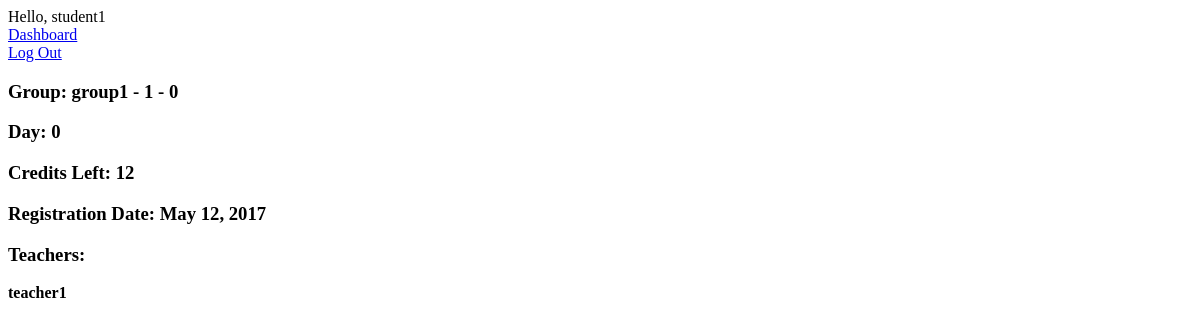
The app's page /school/group/1/ (signed in), older data.
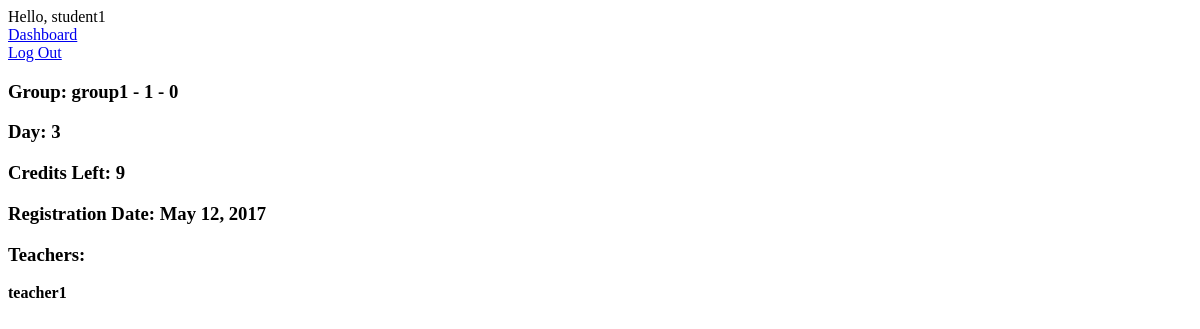
The same page, newer data.
### core/models.py (models this page shows, shortened)
class Group(models.Model):
    name = models.CharField(max_length=40, unique=True)
    capacity = models.IntegerField(default=0)
    max_capacity = models.IntegerField()
    price = models.IntegerField()
    day = models.IntegerField(default=0)
    total_lessons = models.IntegerField(default=36) # TODO(aibeksmagulov): make migrations

class Enrolled(models.Model):
    student = models.ForeignKey(Student, on_delete=models.CASCADE)
    group = models.ForeignKey(Group)
    registration_date = models.DateField(auto_now_add=True)
    credits = models.IntegerField(default=0)
    class Meta:
        verbose_name = "Enrolled"
        verbose_name_plural = "Enrolled"

class Teacher(models.Model):
    user = models.OneToOneField(User, on_delete=models.CASCADE)
    birth_date = models.DateField()
    phone_num = models.CharField(max_length=20)

### core/views.py (the view)
# urls.py: url(r'^group/(?P<pk>[0-9]+)/$', core_views.group, name='group_pk'),
@login_required()
def group(request, **kwargs):
    return __divide_views(request, 'group', **kwargs) # TODO(aibeksmagulov): pass args to the method

### core/views.py (called while the page is built)
def __divide_views(request, method_name, **kwargs):
    user = request.user
    if user.groups.filter(name='Student').exists():
        method_to_call = globals()['_' + method_name + '_student']
        if kwargs is not None:
            return method_to_call(request, **kwargs)
        else:
            return method_to_call(request)
    elif user.groups.filter(name='Teacher').exists():
        method_to_call = globals()['_' + method_name + '_teacher']
        if kwargs is not None:
            return method_to_call(request, **kwargs)
        else:
            return method_to_call(request)
    else:
        return HttpResponseForbidden()

def _group_student(request, pk, day=None):
    enrolled = get_object_or_404(Enrolled, student__user=request.user, group=pk)
    if enrolled.credits == 0:
        return HttpResponseForbidden() # TODO(aibeksmagulov): later add some customized page
    else:
        group = Group.objects.get(pk=pk)
        if day is None:
            day = group.day
        day = min(int(day), group.day)
        teachers = Teacher.objects.filter(teaches__group=pk)
        context = {'day': day, 'group': group, 'enrolled': enrolled, 'teachers': teachers}
        return render(request, 'student/group.html', context)

### core/templates/student/group.html (shortened to what this page needs)
{% extends 'base.html' %}
{% block body %}
    Hello, {{ user.username }}
    <a href="{% url 'core:dashboard' %}">Dashboard</a>
    <a href="{% url 'core:logout' %}">Log Out</a>
    <h3>Group: {{ group.name }} - {{ group.pk }} - {{ group.capacity }}</h3>
    <h3>Day: {{ day }} </h3>
    <h3>Credits Left: {{ enrolled.credits }}</h3>
    <h3>Registration Date: {{ enrolled.registration_date }}</h3>
    <h3>Teachers:</h3>
    {% for teacher in teachers %}
        <b>{{ teacher.user.username }}</b>
    {% endfor %}
{% endblock body %}

### core/templates/base.html (shortened to what this page needs)
<!DOCTYPE html>
<html lang="en">
<head>
</head>
<body>
{% block body %}
{% endblock body %}
</body>
</html>

Row changes from the older to the newer data that the page shows:
changed Enrolled: credits "12" → "9"
Text that changed along with them:
{{ day }}: "0" → "3"
